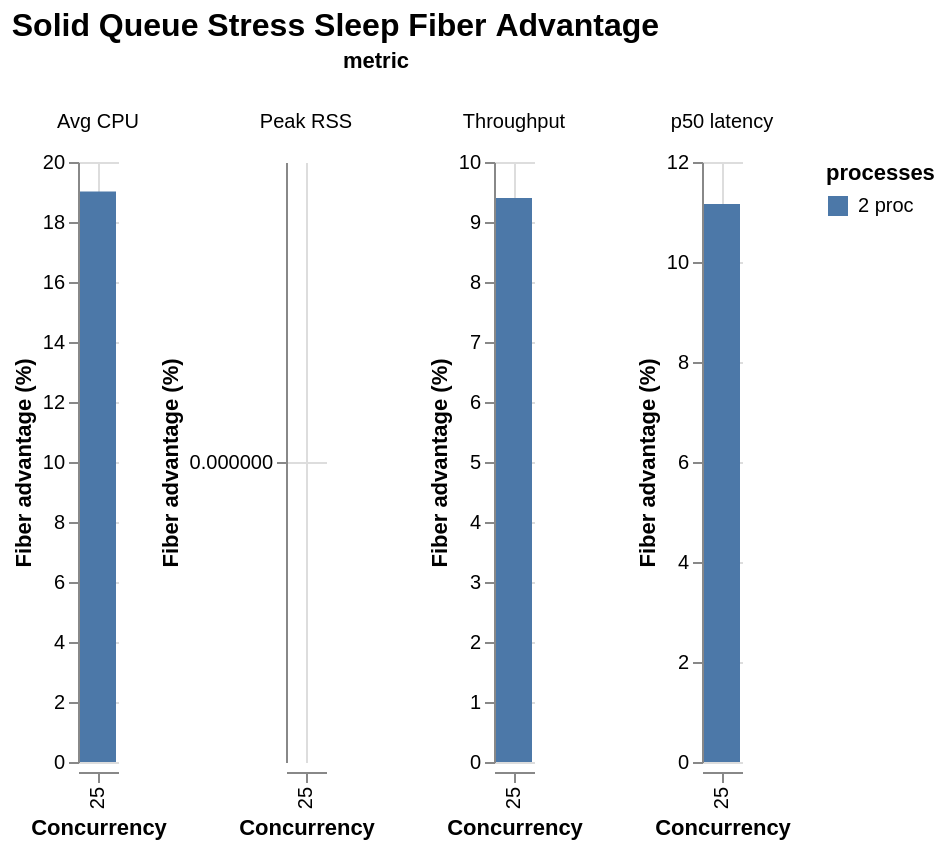

Write the Vega-Lite specification saved for this chart.
### Vega-Lite specification from a JSON file in a GitHub repository (floating-point values rounded to 4 significant figures)
{"$schema": "https://vega.github.io/schema/vega-lite/v6.json", "title": "Solid Queue Stress Sleep Fiber Advantage", "data": {"values": [{"concurrency": 25, "processes": "2 proc", "metric": "Throughput", "value": 9.399}, {"concurrency": 25, "processes": "2 proc", "metric": "Peak RSS", "value": -0.0}, {"concurrency": 25, "processes": "2 proc", "metric": "Avg CPU", "value": 19.02}, {"concurrency": 25, "processes": "2 proc", "metric": "p50 latency", "value": 11.16}]}, "mark": {"type": "bar", "tooltip": true}, "encoding": {"x": {"field": "concurrency", "type": "ordinal", "title": "Concurrency"}, "y": {"field": "value", "type": "quantitative", "title": "Fiber advantage (%)"}, "color": {"field": "processes", "type": "nominal"}, "column": {"field": "metric", "type": "nominal"}, "tooltip": [{"field": "metric", "type": "nominal"}, {"field": "concurrency", "type": "nominal"}, {"field": "processes", "type": "nominal"}, {"field": "value", "type": "quantitative"}]}, "resolve": {"scale": {"y": "independent"}}, "config": {"background": "white", "axis": {"labelFont": "Arial", "titleFont": "Arial", "grid": true}, "legend": {"labelFont": "Arial", "titleFont": "Arial"}, "title": {"font": "Arial", "fontSize": 16, "anchor": "start"}, "view": {"stroke": null}}}
